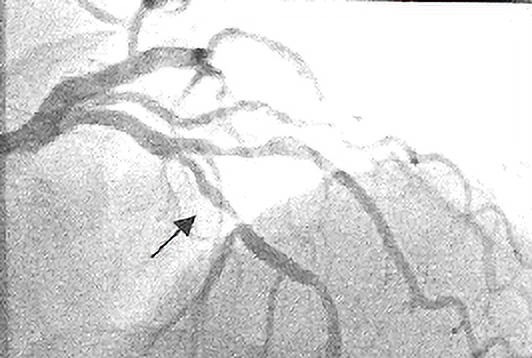
#> input picture 04_spatialfilter/Figures/input_angiogram1.png, 532 x 358 px
$ python 3.1_frangi.py
#> lines starting #> are read from the running program, lines starting #| are printed output that depends on the picture
import cv2
import numpy as np
from skimage.filters import frangi

filename = 'input_angiogram1.png'
img = cv2.imread('../Figures/' + filename)
#> img is the input picture: shape (358, 532, 3); mean B, G, R 215.5, 215.5, 215.5

# Converting the image to grayscale. MISSING IN ORIGINAL CODE!
img = cv2.cvtColor(img, cv2.COLOR_BGR2GRAY)
#> img: shape (358, 532)

img1 = np.asarray(img)

img2 = frangi(img1, black_ridges=True)
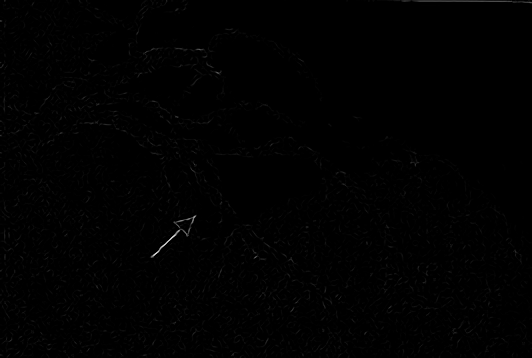
#> img2: shape (358, 532) float64; min 0, max 0.858, mean 0.00506

img3 = 255*(img2-np.min(img2))/(np.max(img2)-np.min(img2))

cv2.imwrite('../Figures/3.1_frangi_output.png', img3)

# ENHANCE WITH gThumb!

$ run again, with 04_spatialfilter/Figures/1.3_wave.png copied over 04_spatialfilter/Figures/input_angiogram1.png
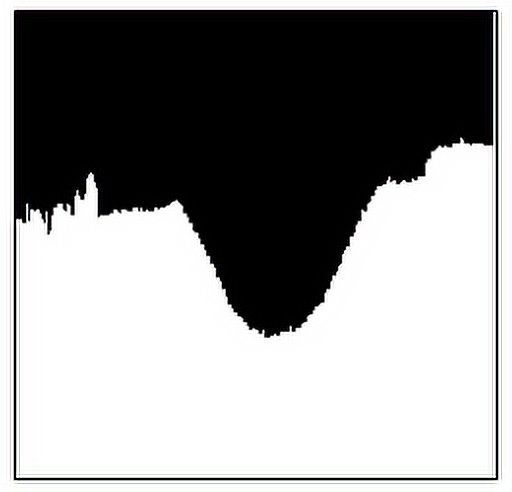
#> input picture 04_spatialfilter/Figures/1.3_wave.png, 512 x 492 px
#> img is the input picture: shape (492, 512, 3); mean B, G, R 145.5, 145.5, 145.6
#> img: shape (492, 512)
#> `img2 = frangi(img1, black_ridges=True)`:
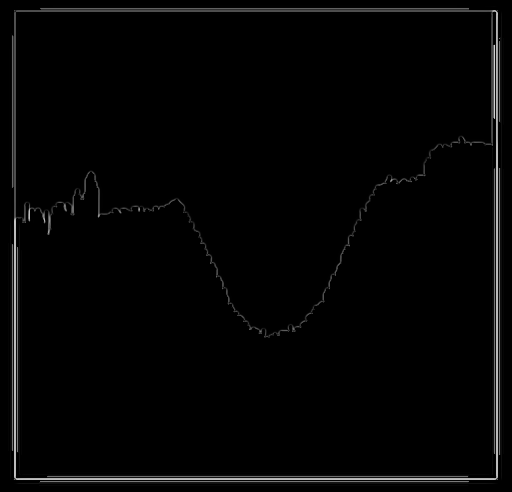
#> img2: shape (492, 512) float64; min 0, max 0.819, mean 0.0175
#> `cv2.imwrite('../Figures/3.1_frangi_output.png', img3)`:
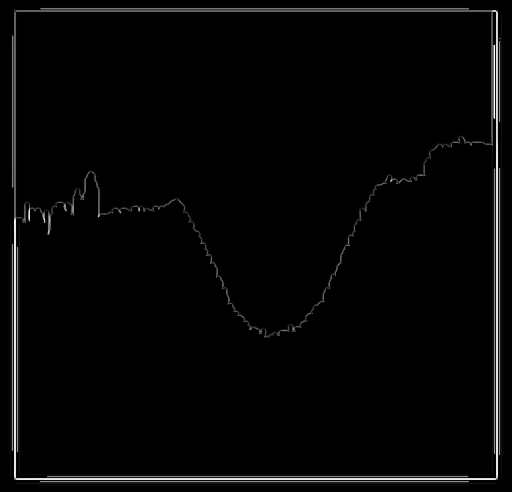
#> saved as 3.1_frangi_output.png: shape (492, 512); min 0, max 255, mean 5.4
